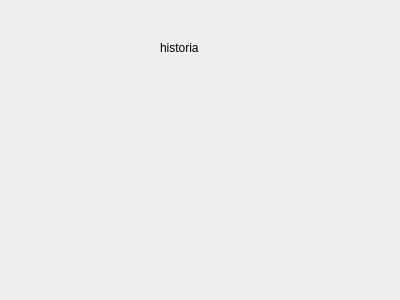
<?xml version="1.0" encoding="UTF-8"?>
<ui version="4.0">
 <class>HistoryView</class>
 <widget class="QWidget" name="HistoryView">
  <property name="geometry">
   <rect>
    <x>0</x>
    <y>0</y>
    <width>400</width>
    <height>300</height>
   </rect>
  </property>
  <property name="windowTitle">
   <string>Form</string>
  </property>
  <widget class="QLabel" name="label">
   <property name="geometry">
    <rect>
     <x>160</x>
     <y>40</y>
     <width>49</width>
     <height>16</height>
    </rect>
   </property>
   <property name="text">
    <string>historia</string>
   </property>
  </widget>
 </widget>
 <resources/>
 <connections/>
</ui>
